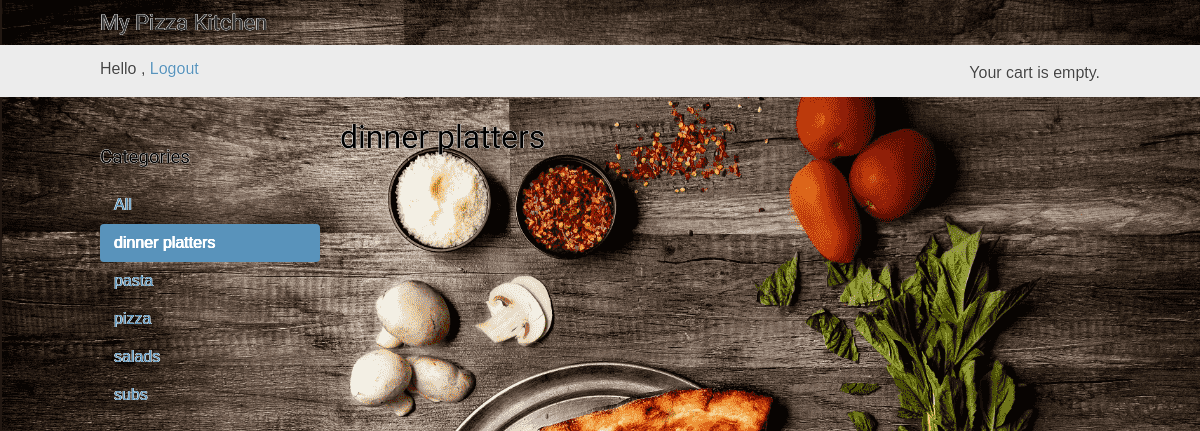
The app's page /dinner-platters/ (signed in), older data.
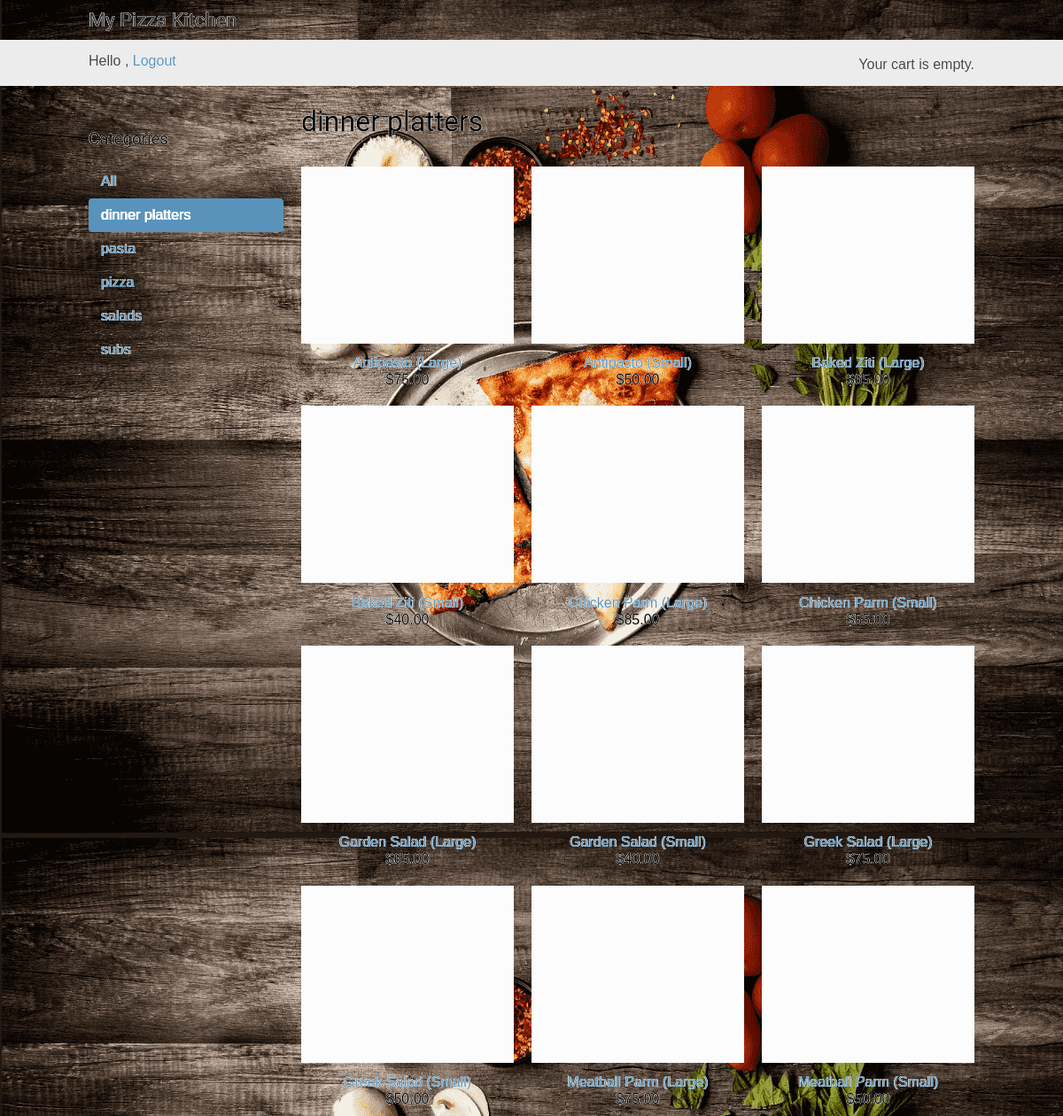
The same page, newer data.
### orders/models.py (models this page shows, shortened)
class Category(models.Model):
	name = models.CharField(max_length=64, db_index=True)
	slug = models.SlugField(max_length=64, unique=True)
	class Meta:
		ordering = ('name',)
		verbose_name = 'category'
		verbose_name_plural = 'categories'
	def get_absolute_url(self):
		return reverse('orders:product_list_by_category', args=[self.slug])
	def __str__(self):
		return self.name

class Product(models.Model):
	category = models.ForeignKey(Category, related_name='products', on_delete=models.CASCADE)
	name = models.CharField(max_length=64, db_index=True)
	slug = models.SlugField(max_length=64, db_index=True)
	description = models.TextField(blank=True)
	price = models.DecimalField(max_digits=10, decimal_places=2)
	available = models.BooleanField(default=True)
	class Meta:
		ordering = ('name',)
		index_together = (('id', 'slug'),)
	def get_absolute_url(self):
		return reverse('orders:product_detail', args=[self.id, self.slug])

### orders/views.py (the view)
# urls.py: path("", views.product_list, name="product_list"),
@login_required
def product_list(request, category_slug=None):
	category = None
	categories = Category.objects.all()
	products = Product.objects.filter(available=True)
	if category_slug:
		category = get_object_or_404(Category, slug=category_slug)
		products = products.filter(category=category)
	context = {
		'category': category,
		'categories': categories,
		'products': products
	}
	return render(request, 'orders/product/list.html', context )

### cart/cart.py (called while the page is built)
	def __len__(self):
		return sum(item['quantity'] for item in self.cart.values())

### cart/context_processors.py (called while the page is built)
def cart(request):
	return {'cart': Cart(request)}

### orders/templates/orders/product/list.html (shortened to what this page needs)
{% extends "orders/base.html" %}
{% load static %}
{% block content %}
	<div id="sidebar">
		<h3>Categories</h3>
			<ul>
				<li {% if not category %}class="selected"{% endif %}>
					<a href="{% url 'orders:product_list' %}">All</a>
				</li>
				{% for c in categories %}
					<li {% if category.slug == c.slug %}class="selected"{% endif %}>
						<a href="{{ c.get_absolute_url }}">{{ c.name }}</a>
					</li>
				{% endfor %}
			</ul>
	</div>
	<div id="main" class="product-list">
		<h1>{% if category %}{{ category.name }}{% else %}Products{% endif %}</h1>
		{% for product in products %}
		<div class="item">
			<a href="{{ product.get_absolute_url }}">
				<img src="{% if product.category|slugify == 'pizza' %} {% static 'img/pizza.png' %} {% elif product.category|slugify  == 'subs' %} {% static 'img/subs.png' %} {% elif product.category|slugify  == 'salads' %} {% static 'img/salad.jpg' %} {% elif product.category|slugify  == 'pasta' %} {% static 'img/pasta.jpg' %} {% elif product.category|slugify  == 'dinner platters' %} {% static 'img/dinner.jpg' %} {% else %} {% static 'img/blank.png' %}{% endif %}"></a>
			<a href="{{ product.get_absolute_url }}">{{ product.name }}</a><br>
		${{ product.price }}
		</div>
		{% endfor %}
	</div>
{% endblock %}

### orders/templates/orders/base.html (shortened to what this page needs)
{% load static %}
<!DOCTYPE html>
<html>
<head>
	<link href="{% static "css/base.css" %}" rel="stylesheet">
	</head>
<body style=" background-image: url({% static 'img/pizz.png' %});">
	<div id="header">
		<a href="/" class="logo">My Pizza Kitchen</a>
	</div>
	<div id="subheader">
		<span class="user">
		{% if request.user.is_authenticated %}
			Hello {{ request.user.first_name }},
			<a href="{% url "logout" %}">Logout</a>
		{% else %}
			<a href="{% url "login" %}">Log-in</a>
		{% endif %}
		</span>
		<div class="cart">
		{% with total_items=cart|length %}
			{% if total_items > 0 %}
				Your cart:
				<a href="{% url "cart:cart_detail" %}">
				{{ total_items }} item{{ total_items|pluralize }}, ${{ cart.get_total_price }}
				</a>
			{% else %}
				Your cart is empty.
			{% endif %}
		{% endwith %}
		</div>
	</div>
	<div id="content">
		{% block content %}
		{% endblock %}
	</div>
</body>
</html>

### orders/static/css/base.css (style rules this page uses)
body { margin:0; padding:0; font-family:helvetica, sans-serif; text-shadow: -0.4px 0 white, 0 0.4px white, 0.4px 0 white, 0 -0.4px white !important ; }
h1, h2, h3, h4, h5 , h6 { font-family: 'Ubuntu', sans-serif; font-weight:normal; }
a { text-decoration:none; color:#5993bb; }
#header { padding:10px 100px; font-size:18px; overflow:auto; }
#subheader { background:#ececec; color:#444; padding:15px 100px; overflow:auto; }
#header .logo { font-family: 'Ubuntu', sans-serif; float:left; color:#333; font-size:22px; margin-right:10%; }
#subheader .cart { float:right; padding-top:4px; }
#content { padding:0 100px; overflow:hidden; }
#sidebar { width:220px; padding:30px 20px 0 0; float:left; }
#sidebar ul { margin:0; padding:0; }
#sidebar ul li { margin:0; list-style:none; padding:10px 14px; }
#sidebar ul li a { display:block; }
#sidebar ul li.selected { background:#5993bb; border-radius:4px; }
#sidebar ul li.selected a { color:#fff; }
#main { float:left; width: 96%; margin-right:-220px; overflow:hidden; }
.product-list .item { width:25%; padding:10px 20px 10px 0; float:left; text-align:center; line-height:1.2; }
.product-list .item img { width:100%; margin-bottom:8px ; }

Row changes from the older to the newer data that the page shows:
added Product: name "Antipasto (Large)", price "75.00"
added Product: name "Antipasto (Small)", price "50.00"
added Product: name "Baked Ziti (Large)", price "65.00"
added Product: name "Baked Ziti (Small)", price "40.00"
added Product: name "Chicken Parm (Large)", price "85.00"
added Product: name "Chicken Parm (Small)", price "55.00"
added Product: name "Garden Salad (Large)", price "65.00"
added Product: name "Garden Salad (Small)", price "40.00"
added Product: name "Greek Salad (Large)", price "75.00"
added Product: name "Greek Salad (Small)", price "50.00"
added Product: name "Meatball Parm (Large)", price "75.00"
added Product: name "Meatball Parm (Small)", price "50.00"
